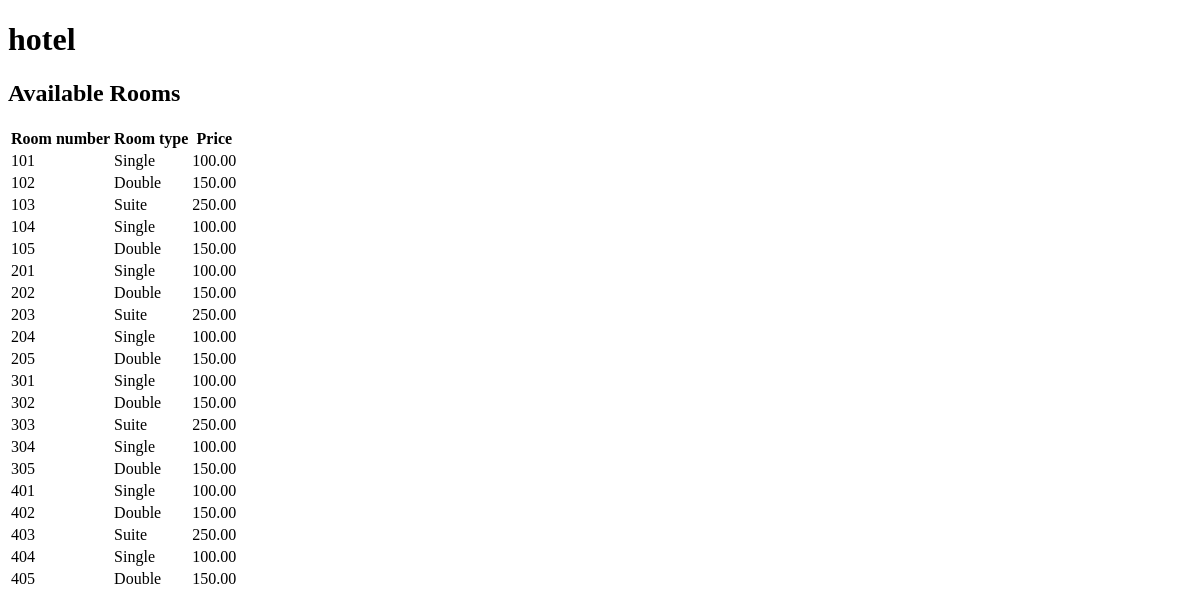
Before: / with the older database file.
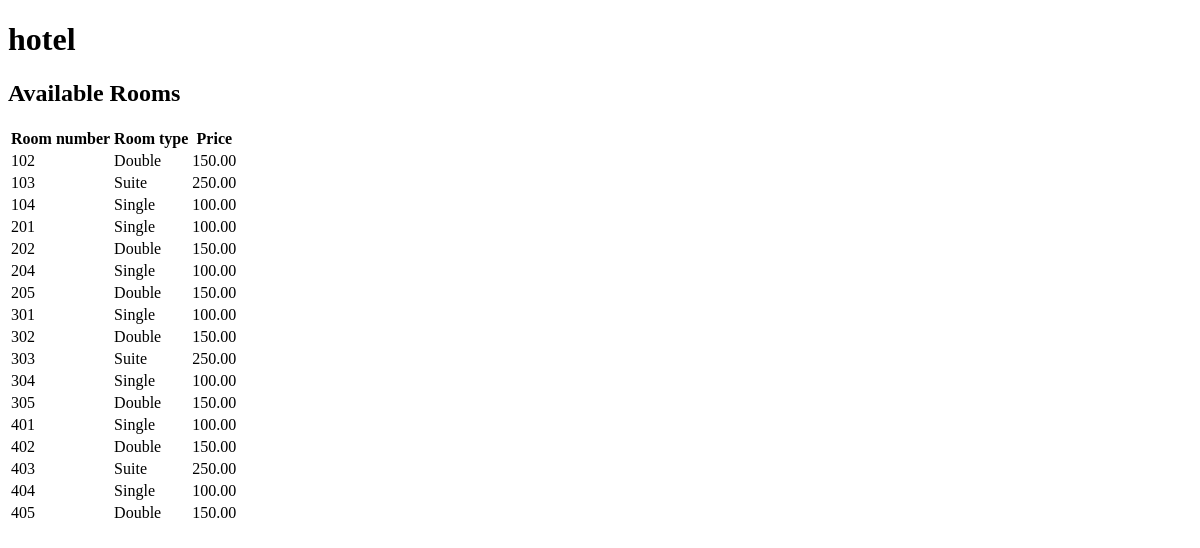
After: the same page with the newer database file.
### tables this page shows
CREATE TABLE Room (
    room_number INT NOT NULL,
    room_type VARCHAR(50) NOT NULL,
    room_price DECIMAL(10,2) NOT NULL,
    max_occupancy INT NOT NULL,
    available BOOLEAN NOT NULL,
    floor INT NOT NULL,
    PRIMARY KEY (room_number)
);

### index.php (the view, shortened to what this page needs)
<!DOCTYPE html>
<html>
  <head>
  </head>
  <body>
    <h1>hotel</h1>
    <?php
		$servername = "localhost";
		$username = "root";
		$password = "";
		$dbname = "hotel";
		$conn = mysqli_connect($servername, $username, $password, $dbname);
		$sql = "SELECT * FROM Room WHERE available = TRUE";
		$result = mysqli_query($conn, $sql);
		if (mysqli_num_rows($result) >
    0) {
        echo "<h2>Available Rooms</h2>";
         echo "<table>";
          echo "<tr>
        <th>Room number</th>
        <th>Room type</th>
        <th>Price</th>
      </tr>";
       while ($row = mysqli_fetch_assoc($result)) {
         echo "
      <tr>
        <td>" . $row["room_number"] . "</td>
        <td>" . $row["room_type"] . "</td>
        <td>" . $row["room_price"] . "</td>
      </tr> ";
     }
       echo "</table>";
       } else {
        echo "No rooms available";
      }
     ?>
  </body>
</html>

Changed rows visible on the page:
no longer on this page (row edited): room: room_number "101", room_type "Single", room_price "100.00"
no longer on this page (row edited): room: room_number "105", room_type "Double", room_price "150.00"
no longer on this page (row edited): room: room_number "203", room_type "Suite", room_price "250.00"
